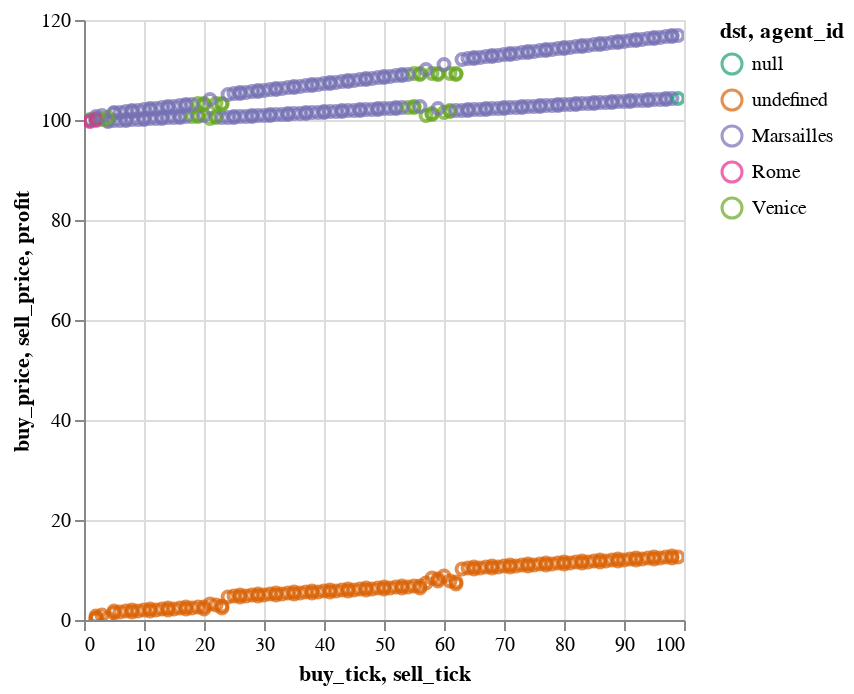

The notebook cell this image was saved under:
### Code cell
def plot_buy_and_sell_prices(trades: pl.DataFrame):
    buy = alt.Chart(trades).encode(
        x='buy_tick:Q',
        y='buy_price:Q',
        color=alt.Color('dst:N').scale(scheme='dark2'),
    )
    sell = alt.Chart(trades).encode(
        x='sell_tick:Q',
        y='sell_price:Q',
        color=alt.Color('dst:N').scale(scheme='dark2'),
    )
    
    return (buy.mark_point()+sell.mark_point()).interactive()

plot_buy_and_sell_prices(routes) + plot_trades(routes)

### Figure 1 — Vega-Lite specification as saved in the notebook (floating-point values rounded to 4 significant figures; data arrays with more than 128 entries replaced by an {"elided": "..."} marker saying what was removed)
{"config": {"view": {"continuousWidth": 300, "continuousHeight": 300}}, "layer": [{"mark": {"type": "point"}, "encoding": {"color": {"field": "dst", "scale": {"scheme": "dark2"}, "type": "nominal"}, "x": {"field": "buy_tick", "type": "quantitative"}, "y": {"field": "buy_price", "type": "quantitative"}}, "name": "view_3"}, {"mark": {"type": "point"}, "encoding": {"color": {"field": "dst", "scale": {"scheme": "dark2"}, "type": "nominal"}, "x": {"field": "sell_tick", "type": "quantitative"}, "y": {"field": "sell_price", "type": "quantitative"}}}, {"mark": {"type": "point"}, "encoding": {"color": {"field": "agent_id", "scale": {"scheme": "dark2"}, "type": "nominal"}, "x": {"field": "sell_tick", "type": "quantitative"}, "y": {"field": "profit", "type": "quantitative"}}, "name": "view_4"}], "data": {"name": "data-a199448a48723bd0ce8bf3d992eef85b"}, "params": [{"name": "param_5", "select": {"type": "interval", "encodings": ["x", "y"]}, "bind": "scales", "views": ["view_3"]}, {"name": "param_6", "select": {"type": "interval", "encodings": ["x", "y"]}, "bind": "scales", "views": ["view_4"]}], "$schema": "https://vega.github.io/schema/vega-lite/v5.8.0.json", "datasets": {"data-a199448a48723bd0ce8bf3d992eef85b": {"elided": "133 records"}}}
